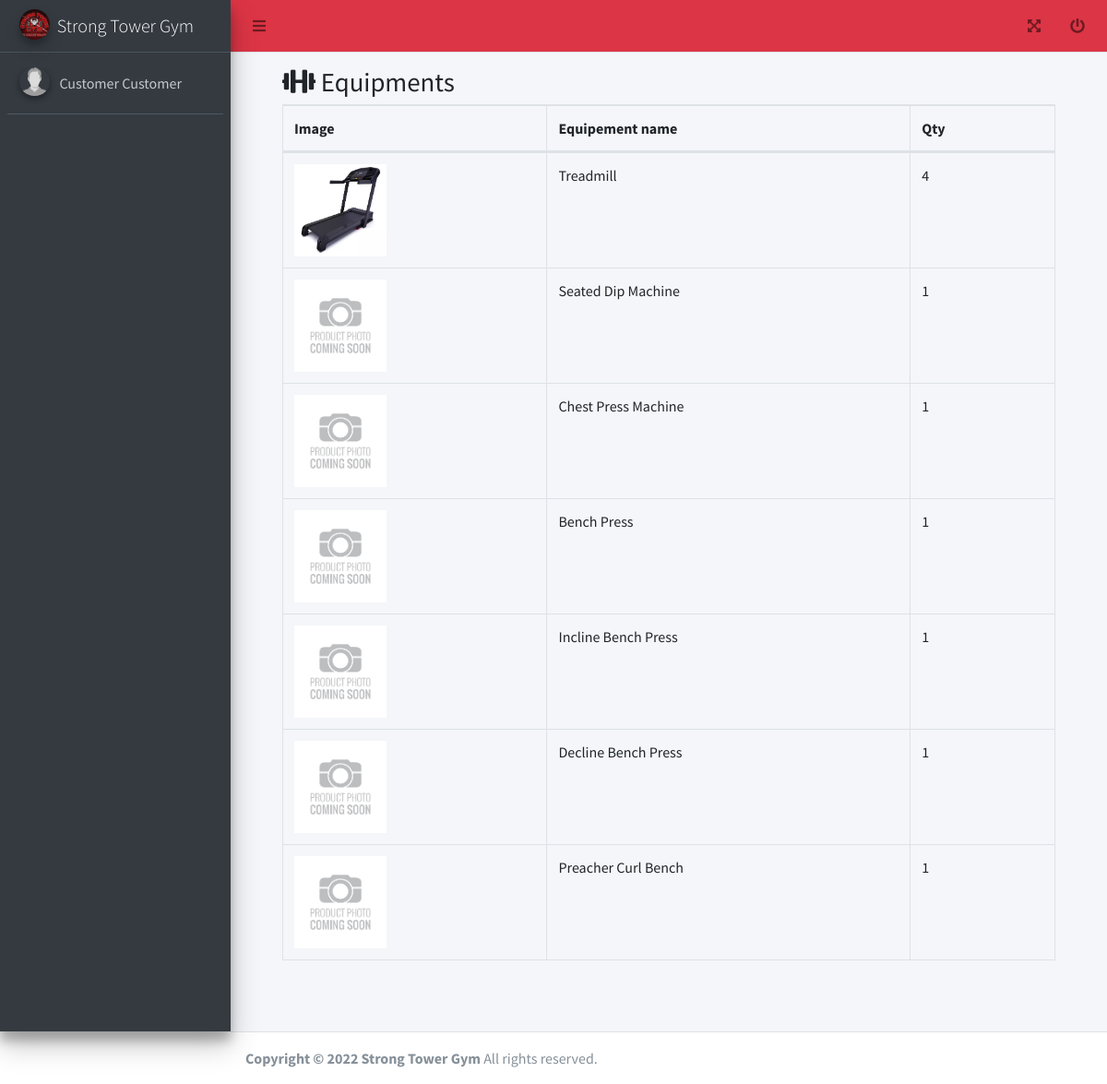
The page /admin/equipments.php (signed in) on the database its author committed.
### tables this page shows
CREATE TABLE `tbl_equipment` (
  `id` int(11) NOT NULL AUTO_INCREMENT,
  `image` text DEFAULT NULL,
  `name` varchar(255) DEFAULT NULL,
  `qty` int(11) DEFAULT NULL,
  `description` text DEFAULT NULL,
  `created_date` datetime DEFAULT current_timestamp(),
  `updated_date` datetime DEFAULT current_timestamp(),
  `deleted_flag` tinyint(4) DEFAULT 0,
  `enabled` tinyint(4) DEFAULT 1,
  PRIMARY KEY (`id`)
);

### functions.php (called while the page is built, shortened)
<?php
function get_list($sql)
{
  $data = array();
  $result = mysqli_query($_SESSION['conn'], $sql);
  while ($row = mysqli_fetch_assoc($result)) {
    $data[] = $row;
  }
  return $data;
}

### admin/equipments.php (the view, shortened to what this page needs)
<?php include('header.php'); ?>
<link rel="stylesheet" href="../adminlte/plugins/datatables-bs4/css/dataTables.bootstrap4.min.css">
<link rel="stylesheet" href="../adminlte/plugins/datatables-responsive/css/responsive.bootstrap4.min.css">
<link rel="stylesheet" href="../adminlte/plugins/datatables-buttons/css/buttons.bootstrap4.min.css">
<div>
  <div class="content-wrapper">
    <div class="content-header">
      <div class="container-fluid" id="content">
        <div class="row mb-2">
          <div class="col-sm-12">
            <h1 class="m-0"><i class="fa fa-dumbbell"></i> Equipments</h1>
          </div>
          <div class="col-sm-12">
            <table id="example2" class="table table-bordered table-hover dataTable dtr-inline" aria-describedby="example2_info">
              <thead>
                <tr>
                  <th>Image</th>
                  <th>Equipement name</th>
                  <th>Qty</th>
                </tr>
              </thead>
              <tbody>
                <?php foreach (get_list("select * from tbl_equipment where deleted_flag = 0") as $res) { ?>
                  <tr>
                    <td><img src="../equipments/<?php echo $res['image']; ?>" style="width:100px;height:100px;object-fit:contain"></td>
                    <td><?php echo ucfirst($res['name']); ?></td>
                    <td><?php echo ucfirst($res['qty']); ?></td>
                  </tr>
                <?php } ?>
              </tbody>
            </table>
          </div>
        </div>
      </div>
    </div>
  </div>
</div>
</div>
<?php include('footer.php'); ?>

### adminlte/css/admin.css (style rules this page uses)
#content { padding: 3em; padding-top: 0px; min-height: 85vh; }

### rows shown on the page
tbl_equipment: image (picture), name "Treadmill", qty "4"
tbl_equipment: image (placeholder picture), name "Seated Dip Machine", qty "1"
tbl_equipment: image (placeholder picture), name "Chest Press Machine", qty "1"
tbl_equipment: image (placeholder picture), name "Bench Press", qty "1"
tbl_equipment: image (placeholder picture), name "Incline Bench Press", qty "1"
tbl_equipment: image (placeholder picture), name "Decline Bench Press", qty "1"
tbl_equipment: image (placeholder picture), name "Preacher Curl Bench", qty "1"

### other values the page prints
$_SESSION['user']->first_name "Customer"
$_SESSION['user']->last_name "Customer"
